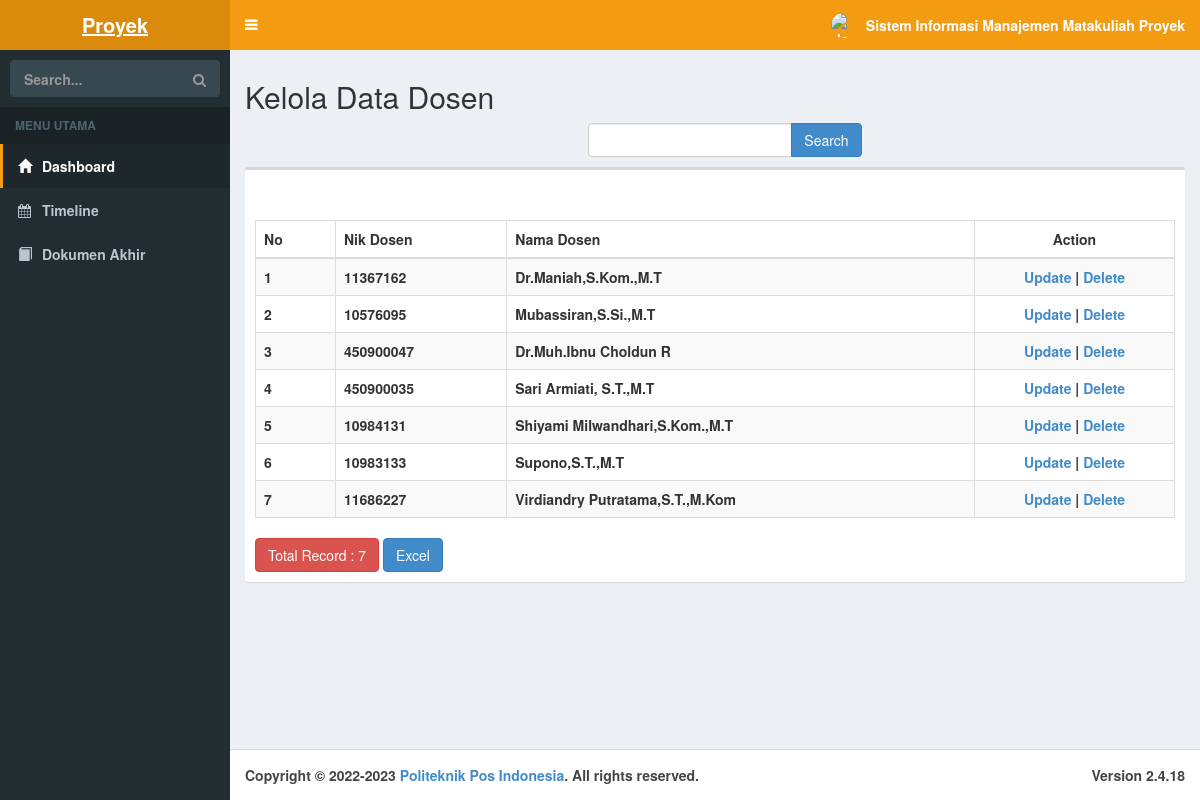
Page /index.php/dosen on the committed database.
### tables this page shows
CREATE TABLE `dosen` (
  `id_dosen` int(11) NOT NULL,
  `nik_dosen` int(11) NOT NULL,
  `nama_dosen` varchar(50) NOT NULL
);

### application/controllers/Dosen.php (called while the page is built, shortened)
<?php
class Dosen extends CI_Controller
{
    function __construct()
    {
        $this->load->model('MDosen');
        $this->load->library('form_validation');
    }
    public function index()
    {
        $q = urldecode($this->input->get('q', TRUE));
        $start = intval($this->input->get('start'));
        if ($q <> '') {
            $config['base_url'] = base_url() . 'dosen/index?q=' . urlencode($q);
            $config['first_url'] = base_url() . 'dosen/index?q=' . urlencode($q);
        } else {
            $config['base_url'] = base_url() . 'dosen/index?q';
            $config['first_url'] = base_url() . 'dosen/index?q';
        }
        $config['per_page'] = 10;
        $config['page_query_string'] = TRUE;
        $config['total_rows'] = $this->MDosen->total_rows($q);
        $dosen = $this->MDosen->get_limit_data($config['per_page'], $start, $q);
        $this->load->library('pagination');
        $this->pagination->initialize($config);
        $data = array(
            'dosen_data' => $dosen,
            'q' => $q,
            'pagination' => $this->pagination->create_links(),
            'total_rows' => $config['total_rows'],
            'start' => $start,
        );
        $data['page'] = 'dosen/dosen_list';
        $this->load->view('template', $data);
    }
}

### index.php (called while the page is built, shortened)
<?php
require_once BASEPATH.'core/CodeIgniter.php';

### application/config/config.php (called while the page is built, shortened)
<?php
$config['base_url'] = '';
$config['index_page'] = 'index.php';
$config['uri_protocol']	= 'REQUEST_URI';
$config['url_suffix'] = '';
$config['language']	= 'english';
$config['charset'] = 'UTF-8';
$config['enable_hooks'] = FALSE;
$config['subclass_prefix'] = 'MY_';
$config['composer_autoload'] = FALSE;
$config['permitted_uri_chars'] = 'a-z 0-9~%.:_\-';
$config['enable_query_strings'] = FALSE;
$config['controller_trigger'] = 'c';
$config['function_trigger'] = 'm';
$config['directory_trigger'] = 'd';
$config['allow_get_array'] = TRUE;
$config['log_threshold'] = 0;
$config['log_path'] = '';
$config['log_file_extension'] = '';
$config['log_file_permissions'] = 0644;
$config['log_date_format'] = 'Y-m-d H:i:s';
$config['error_views_path'] = '';
$config['cache_path'] = '';
$config['cache_query_string'] = FALSE;
$config['encryption_key'] = '';
$config['sess_driver'] = 'files';
$config['sess_cookie_name'] = 'ci_session';
$config['sess_expiration'] = 7200;
$config['sess_save_path'] = NULL;
$config['sess_match_ip'] = FALSE;
$config['sess_time_to_update'] = 300;
$config['sess_regenerate_destroy'] = FALSE;
$config['cookie_prefix']	= '';
$config['cookie_domain']	= '';
$config['cookie_path']		= '/';
$config['cookie_secure']	= FALSE;
$config['cookie_httponly'] 	= FALSE;
$config['standardize_newlines'] = FALSE;
$config['global_xss_filtering'] = FALSE;
$config['csrf_protection'] = FALSE;
$config['csrf_token_name'] = 'csrf_test_name';
$config['csrf_cookie_name'] = 'csrf_cookie_name';
$config['csrf_expire'] = 7200;
$config['csrf_regenerate'] = TRUE;
$config['csrf_exclude_uris'] = array();
$config['compress_output'] = FALSE;
$config['time_reference'] = 'local';
$config['rewrite_short_tags'] = FALSE;
$config['proxy_ips'] = '';

### application/models/MDosen.php (called while the page is built, shortened)
<?php
class MDosen extends CI_Model
{
    public $table = 'dosen';
    public $id = 'id_dosen';
    public $order = 'ASC';
    function total_rows($q = NULL) {
        $this->db->like('id_dosen', $q);
	$this->db->or_like('nik_dosen', $q);
	$this->db->or_like('nama_dosen', $q);
	$this->db->from($this->table);
        return $this->db->count_all_results();
    }
    function get_limit_data($limit, $start = 0, $q = NULL) {
        $this->db->order_by($this->id, $this->order);
        $this->db->like('id_dosen', $q);
	$this->db->or_like('nik_dosen', $q);
	$this->db->or_like('nama_dosen', $q);
	$this->db->limit($limit, $start);
        return $this->db->get($this->table)->result();
    }
}

### application/views/dosen/dosen_list.php (the view, shortened to what this page needs)
<!doctype html>
<html>
    <head>
        <link rel="stylesheet" href="<?php echo base_url('assets/bootstrap/css/bootstrap.min.css') ?>"/>
    </head>
    <body>
        <h2 style="margin-top:0px">Kelola Data Dosen</h2>
        <div class="row" style="margin-bottom: 10px">
            <div class="col-md-4 text-center">
            </div>
            <div class="col-md-4 text-right">
                <form action="<?php echo site_url('dosen/index'); ?>" class="form-inline" method="get">
                    <div class="input-group">
                        <input type="text" class="form-control" name="q" value="<?php echo $q; ?>">
                        <span class="input-group-btn">
                          <button class="btn btn-primary" type="submit">Search</button>
                        </span>
                    </div>
                </form>
            </div>
        </div>
    <div class="box">
<div class="box-header">
</div>
<div class="box-body">
<table id="example1" class="table table-bordered table-striped">
<thead>
<tr>
                <th>No</th>
        		<th>Nik Dosen</th>
        		<th>Nama Dosen</th>
        		<th><center>Action</center></th>
                </tr></thead>
            <?php
            foreach ($dosen_data as $dosen)
            {
                ?>
                <tr>
			<td width="80px"><?php echo ++$start ?></td>
			<td><?php echo $dosen->nik_dosen ?></td>
			<td><?php echo $dosen->nama_dosen ?></td>
			<td style="text-align:center" width="200px">
				<?php
				echo anchor(site_url('dosen/update/'.$dosen->id_dosen),'Update');
				echo ' | ';
				echo anchor(site_url('dosen/delete/'.$dosen->id_dosen),'Delete','onclick="javasciprt: return confirm(\'Are You Sure ?\')"');
				?>
			</td>
		</tr>
                <?php
            }
            ?>
        </table>
        <br>
        <div class="row">
            <div class="col-md-6">
            <a href="#" class="btn btn-danger">Total Record : <?php echo $total_rows ?></a>
    		<?php echo anchor(site_url('dosen/excel'), 'Excel', 'class="btn btn-primary"'); ?>
    	    </div>
            <div class="col-md-6 text-right">
            </div>
        </div>
    </body>
</html>

### application/views/template.php (shortened to what this page needs)
<!DOCTYPE html>
<html>
<head>
  <link rel="stylesheet" href="<?php echo base_url()?>assets/bower_components/bootstrap/dist/css/bootstrap.min.css">
  <link rel="stylesheet" href="<?php echo base_url()?>assets/bower_components/font-awesome/css/font-awesome.min.css">
  <link rel="stylesheet" href="<?php echo base_url()?>assets/bower_components/Ionicons/css/ionicons.min.css">
  <link rel="stylesheet" href="<?php echo base_url()?>assets/dist/css/AdminLTE.min.css">
  <link rel="stylesheet" href="<?php echo base_url()?>assets/dist/css/skins/_all-skins.min.css">
  <link rel="stylesheet" href="<?php echo base_url()?>assets/bower_components/morris.js/morris.css">
  <link rel="stylesheet" href="<?php echo base_url()?>assets/bower_components/jvectormap/jquery-jvectormap.css">
  <link rel="stylesheet" href="<?= base_url(); ?>assets/datepicker/bootstrap-datepicker.min.css">
  <link rel="stylesheet" href="<?= base_url(); ?>assets/datepicker/bootstrap-datetimepicker.min.css">
</head>
<body class="hold-transition skin-yellow sidebar-mini">
<div class="wrapper">
  <header class="main-header bg-yellow">
    <a href="index2.html" class="logo">
      <span class="logo-lg"><b>Proyek</span>
    </a>
    <nav class="navbar navbar-static-top">
      <a href="#" class="sidebar-toggle" data-toggle="push-menu" role="button">
      </a>
      <div class="navbar-custom-menu">
        <ul class="nav navbar-nav">
          <li class="dropdown user user-menu">
            <a href="#" class="dropdown-toggle" data-toggle="dropdown">
              <img src="<?php echo base_url()?>assets/dist/img/polpos.jpeg" class="user-image" alt="User Image">
              <span class="hidden-xs">Sistem Informasi Manajemen Matakuliah Proyek</span>
            </a>
      </div>
    </nav>
  </header>
  <aside class="main-sidebar">
    <section class="sidebar">
      <form action="#" method="get" class="sidebar-form">
        <div class="input-group">
          <input type="text" name="q" class="form-control" placeholder="Search...">
          <span class="input-group-btn">
                <button type="submit" name="search" id="search-btn" class="btn btn-flat"><i class="fa fa-search"></i>
                </button>
              </span>
        </div>
      </form>
      <ul class="sidebar-menu" data-widget="tree">
        <li class="header">MENU UTAMA</li>
        <li class="active">
          <a href="<?php echo site_url()?>/dashboard">
            <i class="glyphicon glyphicon-home"></i> <span>Dashboard</span>
          </a>
        </li>
          <li>
          <a href="<?php echo site_url()?>/Timeline">
            <i class="fa fa-calendar"></i>
            <span>Timeline</span>
          </a>
        </li>
        <li>
          <a href="<?php echo site_url()?>/Dokumen_Akhir">
            <i class="glyphicon glyphicon-book"></i>
            <span>Dokumen Akhir</span>
          </a>
        </li>
      </ul>
    </section>
  </aside>
  <div class="content-wrapper bg-white">
    <section class="content-header bg-white">
    </section>
    <section class="content">
    <?php $this->load->view($page); ?>
    </section>
  </div>
  <footer class="main-footer">
    <div class="pull-right hidden-xs">
      <b>Version</b> 2.4.18
    </div>
    <strong>Copyright &copy; 2022-2023 <a href="https://ulbi.ac.id">Politeknik Pos Indonesia</a>.</strong> All rights
    reserved.
  </footer>

### application/views/dosen/dosen_list.php (style rules this page uses)
body { padding: px; }

### rows in the picture
dosen: nik_dosen "11367162", nama_dosen "Dr.Maniah,S.Kom.,M.T", id_dosen "Update", id_dosen "Delete"
dosen: nik_dosen "10576095", nama_dosen "Mubassiran,S.Si.,M.T", id_dosen "Update", id_dosen "Delete"
dosen: nik_dosen "450900047", nama_dosen "Dr.Muh.Ibnu Choldun R", id_dosen "Update", id_dosen "Delete"
dosen: nik_dosen "450900035", nama_dosen "Sari Armiati, S.T.,M.T", id_dosen "Update", id_dosen "Delete"
dosen: nik_dosen "10984131", nama_dosen "Shiyami Milwandhari,S.Kom.,M.T", id_dosen "Update", id_dosen "Delete"
dosen: nik_dosen "10983133", nama_dosen "Supono,S.T.,M.T", id_dosen "Update", id_dosen "Delete"
dosen: nik_dosen "11686227", nama_dosen "Virdiandry Putratama,S.T.,M.Kom", id_dosen "Update", id_dosen "Delete"

### other values in the picture
$total_rows "7"
anchor(site_url('dosen/excel'), 'Excel', 'class="btn btn-primary"') "Excel"
